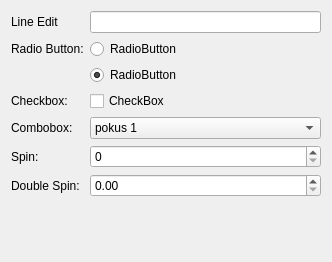
<?xml version="1.0" encoding="UTF-8"?>
<ui version="4.0">
 <class>Form</class>
 <widget class="QWidget" name="Form">
  <property name="geometry">
   <rect>
    <x>0</x>
    <y>0</y>
    <width>332</width>
    <height>262</height>
   </rect>
  </property>
  <property name="windowTitle">
   <string>Form</string>
  </property>
  <layout class="QVBoxLayout" name="verticalLayout">
   <item>
    <layout class="QGridLayout" name="gridLayout">
     <item row="4" column="1">
      <widget class="QComboBox" name="comboBox">
       <item>
        <property name="text">
         <string>pokus 1</string>
        </property>
       </item>
       <item>
        <property name="text">
         <string>pokus 2</string>
        </property>
       </item>
      </widget>
     </item>
     <item row="3" column="0">
      <widget class="QLabel" name="label_3">
       <property name="text">
        <string>Checkbox:</string>
       </property>
      </widget>
     </item>
     <item row="0" column="0">
      <widget class="QLabel" name="label">
       <property name="text">
        <string>Line Edit</string>
       </property>
      </widget>
     </item>
     <item row="1" column="0">
      <widget class="QLabel" name="label_2">
       <property name="text">
        <string>Radio Button:</string>
       </property>
      </widget>
     </item>
     <item row="0" column="1">
      <widget class="QLineEdit" name="lineEdit">
       <property name="inputMask">
        <string/>
       </property>
       <property name="text">
        <string/>
       </property>
      </widget>
     </item>
     <item row="7" column="0">
      <spacer name="verticalSpacer">
       <property name="orientation">
        <enum>Qt::Vertical</enum>
       </property>
       <property name="sizeHint" stdset="0">
        <size>
         <width>20</width>
         <height>40</height>
        </size>
       </property>
      </spacer>
     </item>
     <item row="2" column="1">
      <widget class="QRadioButton" name="radioButton2">
       <property name="text">
        <string>RadioButton</string>
       </property>
       <property name="checked">
        <bool>true</bool>
       </property>
      </widget>
     </item>
     <item row="1" column="1">
      <widget class="QRadioButton" name="radioButton1">
       <property name="text">
        <string>RadioButton</string>
       </property>
      </widget>
     </item>
     <item row="4" column="0">
      <widget class="QLabel" name="label_4">
       <property name="text">
        <string>Combobox:</string>
       </property>
      </widget>
     </item>
     <item row="3" column="1">
      <widget class="QCheckBox" name="checkBox">
       <property name="text">
        <string>CheckBox</string>
       </property>
      </widget>
     </item>
     <item row="5" column="1">
      <widget class="QSpinBox" name="spinBox"/>
     </item>
     <item row="6" column="1">
      <widget class="QDoubleSpinBox" name="doubleSpinBox"/>
     </item>
     <item row="5" column="0">
      <widget class="QLabel" name="label_5">
       <property name="text">
        <string>Spin:</string>
       </property>
      </widget>
     </item>
     <item row="6" column="0">
      <widget class="QLabel" name="label_6">
       <property name="text">
        <string>Double Spin:</string>
       </property>
      </widget>
     </item>
    </layout>
   </item>
  </layout>
 </widget>
 <resources/>
 <connections/>
</ui>
